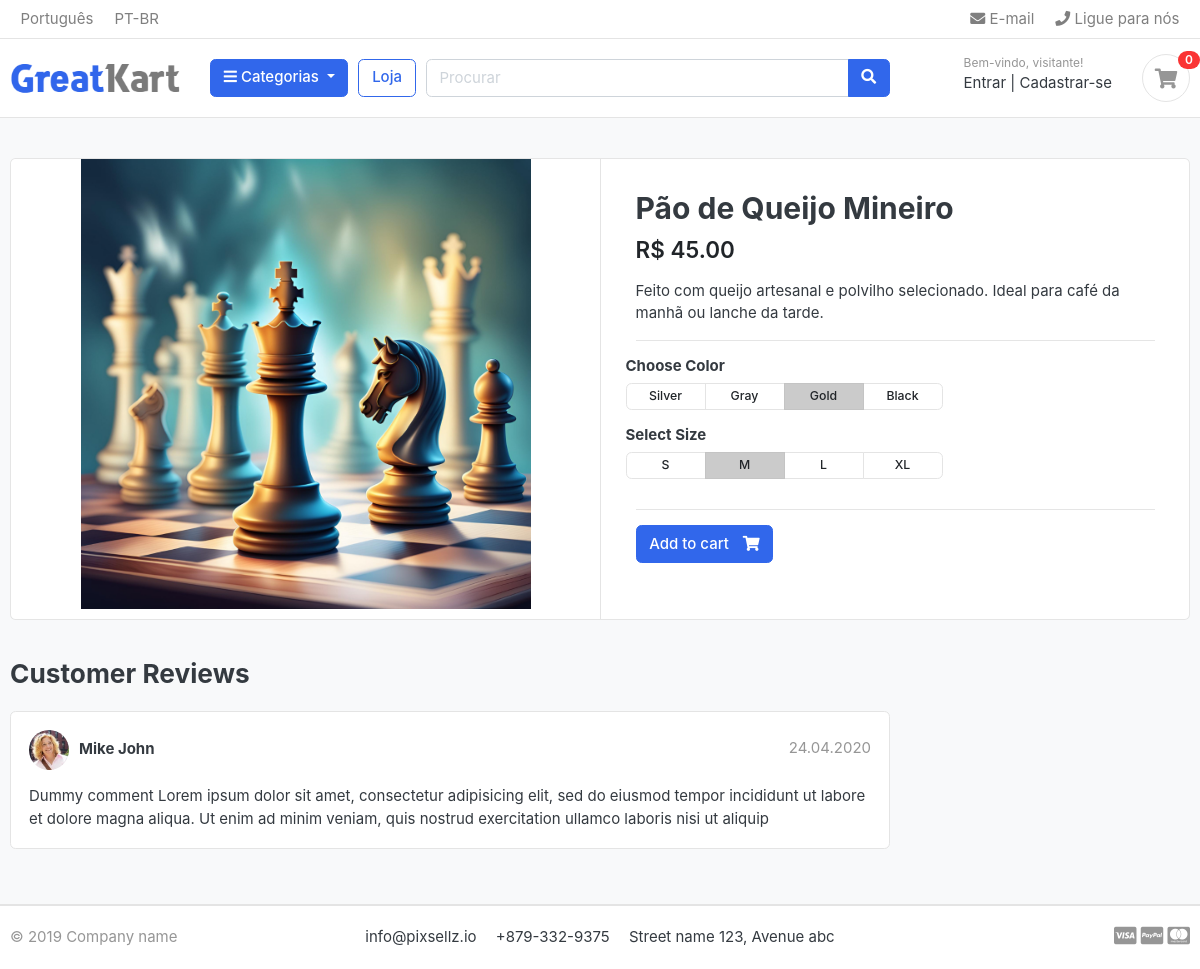
The page /produtos/padaria/pao-de-qeuijo-mineiro/ on the database as committed earlier.
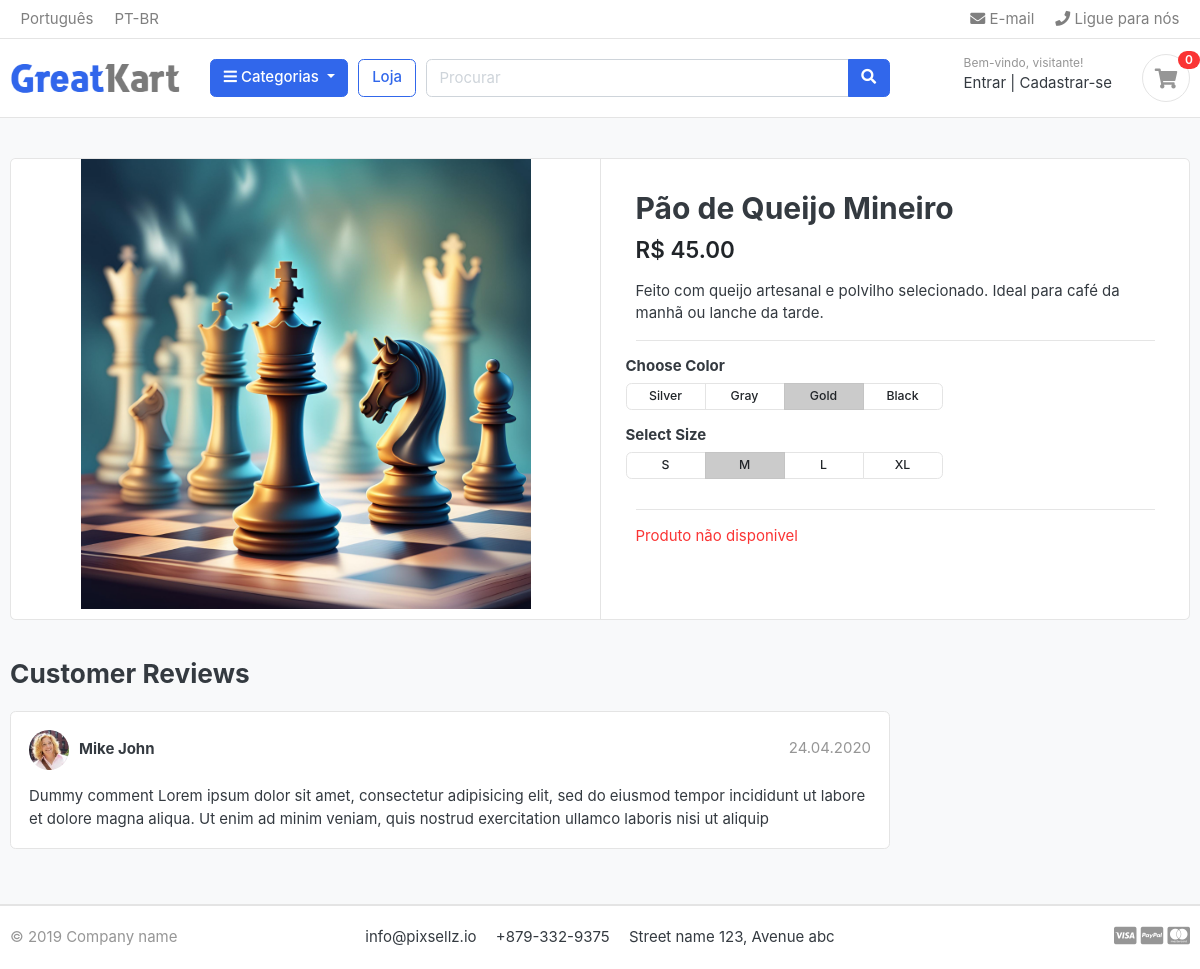
The same page on the database as committed later.
### produtos/views.py (the view)
# urls.py: path('<slug:categoria_slug>/<slug:produto_slug>/', views.produtoDetalhe, name='produto_detalhe'),
def produtoDetalhe(request, categoria_slug, produto_slug):
    try:
        produto = Produto.objects.get(categoria__slug=categoria_slug, slug=produto_slug)
    except Exception as e:
        raise e
    contexto = {
        'produto': produto,
    }
    return render(request, 'produtos/produto_detalhe.html', contexto)

### categoria/models.py (called while the page is built)
    def get_url(self):
        return reverse('produtos_por_categoria', args=[self.slug])

### categoria/processador_contexto.py (called while the page is built)
def categoria_display(request):
    categorias = Categoria.objects.all()
    return {'cats': categorias}

### templates/produtos/produto_detalhe.html
{% extends 'base.html' %}
{% block content %}
<section class="section-content padding-y bg">
<div class="container">
<div class="card">
	<div class="row no-gutters">
		<aside class="col-md-6">
<article class="gallery-wrap">
	<div class="img-big-wrap">
	   <a href="#"><img src="{{produto.imagem.url}}"></a>
	</div>
</article>
		</aside>
		<main class="col-md-6 border-left">
<article class="content-body">
<h2 class="title">{{produto.produto_nome}}</h2>
<div class="mb-3">
	<var class="price h4">R$ {{produto.preco}}</var>
</div>
<p>{{produto.descricao}}</p>
<hr>
	<div class="row">
		<div class="item-option-select">
			<h6>Choose Color</h6>
			<div class="btn-group btn-group-sm btn-group-toggle" data-toggle="buttons">
			  <label class="btn btn-light">
			    <input type="radio" name="radio_color"> Silver
			  </label>
			  <label class="btn btn-light">
			    <input type="radio" name="radio_color" > Gray
			  </label>
			  <label class="btn btn-light active">
			    <input type="radio" name="radio_color checked"> Gold
			  </label>
			  <label class="btn btn-light">
			    <input type="radio" name="radio_color"> Black
			  </label>
			</div>
		</div>
	</div>
	<div class="row">
		<div class="item-option-select">
			<h6>Select Size</h6>
			<div class="btn-group btn-group-sm btn-group-toggle" data-toggle="buttons">
			  <label class="btn btn-light">
			    <input type="radio" name="radio_color"> S
			  </label>
			  <label class="btn btn-light active">
			    <input type="radio" name="radio_color" checked> M
			  </label>
			  <label class="btn btn-light">
			    <input type="radio" name="radio_color"> L
			  </label>
			  <label class="btn btn-light">
			    <input type="radio" name="radio_color"> XL
			  </label>
			</div>
		</div>
	</div>
	<hr>
	{% if produto.estoque == 0 %}
		<p class="text-danger">Produto não disponivel</p>
	{% else %}
		<a href="{% url 'adicionar_ao_carrinho' produto.id %}" class="btn  btn-primary"> <span class="text">Add to cart</span> <i class="fas fa-shopping-cart"></i>  </a>
	{% endif %}
</article>
		</main>
	</div>
</div>
<br>
<div class="row">
			<div class="col-md-9">
	<header class="section-heading">
		<h3>Customer Reviews </h3>
	</header>
	<article class="box mb-3">
		<div class="icontext w-100">
			<img src="./images/avatars/avatar1.jpg" class="img-xs icon rounded-circle">
			<div class="text">
				<span class="date text-muted float-md-right">24.04.2020 </span>
				<h6 class="mb-1">Mike John </h6>
			</div>
		</div>
		<div class="mt-3">
			<p>
				Dummy comment Lorem ipsum dolor sit amet, consectetur adipisicing elit, sed do eiusmod
				tempor incididunt ut labore et dolore magna aliqua. Ut enim ad minim veniam,
				quis nostrud exercitation ullamco laboris nisi ut aliquip
			</p>
		</div>
	</article>
	</div>
</div>
</div>
</section>
{% endblock%}

Rows that differ between the two databases and show on the page:
changed Produto "Pão de Queijo Mineiro": estoque 30 → 0 (drawn)
Other text that changed with them:
text no longer shown: "Add to cart"
text now shown: "Produto não disponivel"
